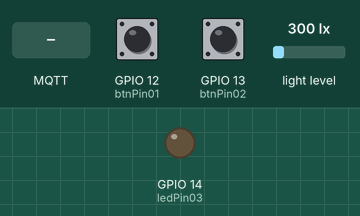
A sketch run on a simulated ESP8266 (NodeMCU). Shown: output pins drawn as LEDs (lit = HIGH). The test bench sets the inputs (shaded band); at power-on: GPIO 12 (btnPin01) HIGH, GPIO 13 (btnPin02) HIGH, light level 300 lx. WiFi joins after 1.5 s; servers stay silent unless stated; no MQTT or app messages arrive unless stated; what the sketch prints to the serial monitor is not drawn.

Above: at 3.3 s.
3.4 s: MQTT message "1" arrives on the first subscribed topic
At 4.6 s:
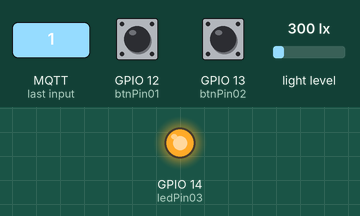
4.9 s: MQTT message "myHome/lamp01/room02" arrives on the first subscribed topic
At 5.7 s:
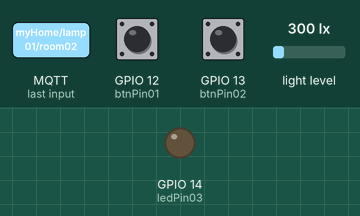
Timing chart, 0 to 7.9 s (numbered marks = the images above; inputs shaded):
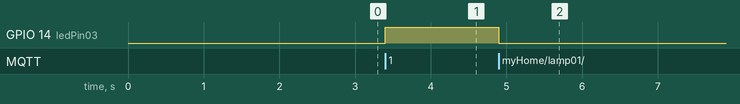

The sketch:

room02.ino
```cpp
/*
  Basic ESP8266 MQTT example

  This sketch demonstrates the capabilities of the pubsub library in combination
  with the ESP8266 board/library.

  It connects to an MQTT server then:
  - publishes "hello world" to the topic "outTopic" every two seconds
  - subscribes to the topic "inTopic", printing out any messages
    it receives. NB - it assumes the received payloads are strings not binary
  - If the first character of the topic "inTopic" is an 1, switch ON the ESP Led,
    else switch it off

  It will reconnect to the server if the connection is lost using a blocking
  reconnect function. See the 'mqtt_reconnect_nonblocking' example for how to
  achieve the same result without blocking the main loop.

  To install the ESP8266 board, (using Arduino 1.6.4+):
  - Add the following 3rd party board manager under "File -> Preferences -> Additional Boards Manager URLs":
       http://arduino.esp8266.com/stable/package_esp8266com_index.json
  - Open the "Tools -> Board -> Board Manager" and click install for the ESP8266"
  - Select your ESP8266 in "Tools -> Board"
*/
#include <ESP8266WiFi.h>
#include <PubSubClient.h>
// Light Sensor TSL2561
#include <Wire.h>
#include <Adafruit_Sensor.h>
#include <Adafruit_TSL2561_U.h>
#include <string.h>
#include <stdlib.h>

// Update these with values suitable for your network.
const char* ssid     = "SicomoroBonito";
const char* password = "ChV3u6G33t";
IPAddress mqttServer(192, 168, 1, 136);
// Configure time to get data from sensor
unsigned long tAnt = 0, t1Ant = 0;
const int tSecs = 3000, t1Secs = 1000;
// Threshold for lightSensor
int luxThreshold = 0;
// Configure Buttons
const byte btnPin01 = 12;
const byte btnPin02 = 13;
bool btn01 = false;
bool btn02 = false;
// Configure leds
const byte ledPin03 = 14;
// Variables to allocate temperature and humidity from sensor
int temp = 0;
int hum = 0;
// Debug Flag
bool DEBUG = false;

// WifiClient
WiFiClient espClient;
PubSubClient client(espClient);
// Object for sensor
Adafruit_TSL2561_Unified tsl = Adafruit_TSL2561_Unified(TSL2561_ADDR_FLOAT, 12345);

/************** Prototype functions**************/
void setupWifi();
void reconnect();
void callback(char* topic, byte* payload, unsigned int _length);
void displaySensorDetails(void);
void configureSensor(void);
void readSensor(void);
void setLuxThreshold(char* _topic, char* _payload);
void configDigitalPins();
void readBtns();
void lampTopics(char* _topic, char* _payload);
void debugTopic(char* _topic, char* _payload);
/**************End Prototype functions**************/

void setup() {
  // Serial Port baudrate
  Serial.begin(57600);
  setupWifi();
  // Connection to MQTT server(broker)
  client.setServer(mqttServer, 1883);
  client.setCallback(callback);

  // Sensor configuration
  if (!tsl.begin())
  {
    /* There was a problem detecting the TSL2561 ... check your connections */
    Serial.print("Ooops, no TSL2561 detected ... Check your wiring or I2C ADDR!");
    while (1);
  }

  /* Display some basic information on this sensor */
  displaySensorDetails();
  /* Setup the sensor gain and integration time */
  configureSensor();
  // Configure input pins
  configDigitalPins();
}

void loop()
{
  unsigned long tAct, t1Act;
  tAct = t1Act = millis();
  if (!client.connected()) {
    reconnect();
  }
  client.loop();
  // Light sensor publishing
  if ((tAct - tAnt) >= tSecs) {
    readSensor();
    tAnt = tAct;
  }
  if ((t1Act - t1Ant >= t1Secs)) {
    readBtns();
    t1Ant = t1Act;
  }
}

// Event to handle subscriptions and publications
void callback(char* topic, byte* payload, unsigned int _length) {
  if (DEBUG == true){
    Serial.print("Message arrived [");
    Serial.print(topic);
    Serial.print("] ");
  }
  char* strPayload;
  /* Initial memory allocation */
  strPayload = (char *) malloc(_length);

  for (int i = 0; i < _length; i++) {
    strPayload[i] = (char)payload[i];
    if (DEBUG == true){
      Serial.print(strPayload[i]);
    }
  }
  // Add a NULL caracter to complete the string
  strPayload[_length] = '\0';

  // Enable lamp topics
  lampTopics(topic, strPayload);
  if (DEBUG == true){
    Serial.println();
  }
  // Set the threshold parameter from light sensor
  setLuxThreshold(topic, strPayload);
  // Enable DEBUG mode
  debugTopic(topic, strPayload);

  // Free reserved memory
  free(strPayload);
}

void reconnect() {
  // Loop until we're reconnected
  while (!client.connected()) {
    Serial.print("Attempting MQTT connection...");
    // Attempt to connect
    if (client.connect("room02")) {
      Serial.println("connected");
      client.subscribe("myHome/lamp01/room02");
      client.subscribe("myHome/lightSensor/room02/threshold");
      client.subscribe("myHome/board/room02/debug");
    } else {
      Serial.print("failed, rc=");
      Serial.print(client.state());
      Serial.println(" try again in 5 seconds");
      // Wait 5 seconds before retrying
      delay(5000);
    }
  }
}

// We start by connecting to a WiFi network
void setupWifi() {
  delay(100);
  Serial.println();
  Serial.println();
  Serial.print("Connecting to ");
  Serial.println(ssid);

  WiFi.begin(ssid, password);

  while (WiFi.status() != WL_CONNECTED) {
    delay(500);
    Serial.print(".");
  }

  Serial.println("");
  Serial.println("WiFi connected");
  Serial.println("IP address: ");
  Serial.println(WiFi.localIP());
}

// Displays some basic information on this sensor from the unified
// sensor API sensor_t type (see Adafruit_Sensor for more information)
void displaySensorDetails(void)
{
  sensor_t sensor;
  tsl.getSensor(&sensor);
  Serial.println("------------------------------------");
  Serial.print  ("Sensor:       "); Serial.println(sensor.name);
  Serial.print  ("Driver Ver:   "); Serial.println(sensor.version);
  Serial.print  ("Unique ID:    "); Serial.println(sensor.sensor_id);
  Serial.print  ("Max Value:    "); Serial.print(sensor.max_value); Serial.println(" lux");
  Serial.print  ("Min Value:    "); Serial.print(sensor.min_value); Serial.println(" lux");
  Serial.print  ("Resolution:   "); Serial.print(sensor.resolution); Serial.println(" lux");
  Serial.println("------------------------------------");
  Serial.println("");
  delay(500);
}

// Configures the gain and integration time for the TSL2561
void configureSensor(void)
{
  /* You can also manually set the gain or enable auto-gain support */
  // tsl.setGain(TSL2561_GAIN_1X);      /* No gain ... use in bright light to avoid sensor saturation */
  // tsl.setGain(TSL2561_GAIN_16X);     /* 16x gain ... use in low light to boost sensitivity */
  tsl.enableAutoRange(true);            /* Auto-gain ... switches automatically between 1x and 16x */

  /* Changing the integration time gives you better sensor resolution (402ms = 16-bit data) */
  tsl.setIntegrationTime(TSL2561_INTEGRATIONTIME_13MS);      /* fast but low resolution */
  // tsl.setIntegrationTime(TSL2561_INTEGRATIONTIME_101MS);  /* medium resolution and speed   */
  // tsl.setIntegrationTime(TSL2561_INTEGRATIONTIME_402MS);  /* 16-bit data but slowest conversions */

  /* Update these values depending on what you've set above! */
  Serial.println("------------------------------------");
  Serial.print  ("Gain:         "); Serial.println("Auto");
  Serial.print  ("Timing:       "); Serial.println("13 ms");
  Serial.println("------------------------------------");
}

// Read light sensor
void readSensor() {
  /* Get a new sensor event */
  sensors_event_t event;
  tsl.getEvent(&event);

  /* Display the results (light is measured in lux) */
  if (event.light)
  {
    int lux = event.light;
    if (DEBUG == true){
      Serial.print(lux);
      Serial.println(" lux");
    }
    if (lux <= luxThreshold) {
      client.publish("myHome/lightSensor/room02", "OFF");
    }
    else {
      client.publish("myHome/lightSensor/room02", "ON");
    }
  }
  else
  {
    /* If event.light = 0 lux the sensor is probably saturated
       and no reliable data could be generated! */
    Serial.println("Sensor overload");
  }

  if (temp >= 100) {
    temp = hum = 0;
  }

  char strTemp [4], strHum [4];
  itoa(temp, strTemp, 10);
  itoa(hum, strHum, 10);
  client.publish("myHome/temperatureSensor/room02", strTemp);
  client.publish("myHome/humiditySensor/room02", strHum);
  temp++;
  hum++;
}

// Set the threshold value from light sensor
void setLuxThreshold(char* _topic, char* _payload){
  if (0 == strcmp(_topic, "myHome/lightSensor/room02/threshold")){
    int _luxThreshold = atoi(_payload);
    if (DEBUG == true){
      Serial.print("Threshold: ");
      Serial.println(_luxThreshold);
    }
    luxThreshold = _luxThreshold;
  }
}

// Configure input pins
void configDigitalPins() {
  pinMode(btnPin01, INPUT_PULLUP);
  pinMode(btnPin02, INPUT_PULLUP);
  pinMode(ledPin03, OUTPUT);
}

// Read light sensor
void readBtns() {
  btn01 = digitalRead(btnPin01);
  btn02 = digitalRead(btnPin02);
  if (btn01 == true) {
    client.publish("myHome/windowSensor/room02", "OFF");
  }
  else {
    client.publish("myHome/windowSensor/room02", "ON");
  }
  if (btn02 == true) {
    client.publish("myHome/doorSensor/room02", "OFF");
  }
  else {
    client.publish("myHome/doorSensor/room02", "ON");
  }
}

// Execute Lamp Topics
void lampTopics(char* _topic, char* _payload){
  // Lamp 01
  if (0 == strcmp(_topic, "myHome/lamp01/room02")){
    if (0 == strcmp(_payload, "1")){
      digitalWrite(ledPin03, HIGH);
    }
    else{
      digitalWrite(ledPin03, LOW);
    }
  }
}

// Enable message in serial port
void debugTopic(char* _topic, char* _payload){
    // Lamp 01
  if (0 == strcmp(_topic, "myHome/board/room02/debug")){
    if (0 == strcmp(_payload, "1")){
      DEBUG = true;
    }
    else{
      DEBUG = false;
    }
  }
}
```

Measured:
- after the input at 3.4 s, GPIO 14 (ledPin03): LOW → HIGH at once
- after the input at 4.9 s, GPIO 14 (ledPin03): HIGH → LOW at once
